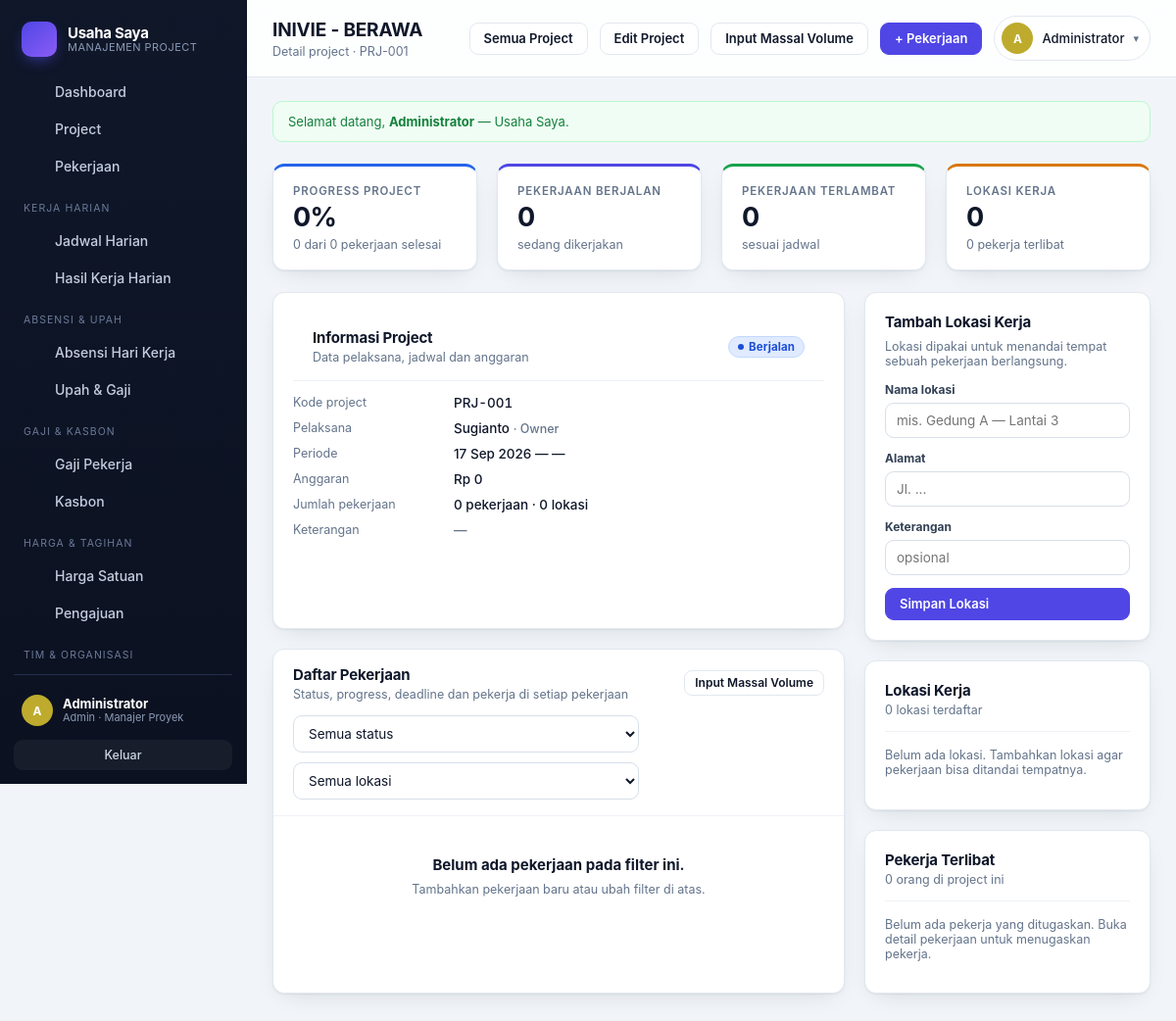
Screenshot of /project_detail.php?id=8 (signed in) with the database file from the repository.
### tables this page shows
CREATE TABLE perusahaan (
    id                INTEGER PRIMARY KEY AUTOINCREMENT,
    nama              TEXT NOT NULL,
    slug              TEXT NOT NULL DEFAULT '',
    logo              TEXT NOT NULL DEFAULT '',
    kontak_nama       TEXT NOT NULL DEFAULT '',
    kontak_telepon    TEXT NOT NULL DEFAULT '',
    masa_aktif_sampai TEXT NOT NULL DEFAULT '',
    maks_user         INTEGER NOT NULL DEFAULT 0,
    aktif             INTEGER NOT NULL DEFAULT 1,
    catatan           TEXT NOT NULL DEFAULT '',
    created_at        TEXT NOT NULL DEFAULT (datetime('now','localtime'))
, tutup_buku_tgl INTEGER NOT NULL DEFAULT 25);

CREATE TABLE users (
    id            INTEGER PRIMARY KEY AUTOINCREMENT,
    username      TEXT NOT NULL UNIQUE,
    password_hash TEXT NOT NULL,
    nama          TEXT NOT NULL,
    role          TEXT NOT NULL DEFAULT 'pekerja',
    jabatan       TEXT NOT NULL DEFAULT '',
    telepon       TEXT NOT NULL DEFAULT '',
    aktif         INTEGER NOT NULL DEFAULT 1,
    created_at    TEXT NOT NULL DEFAULT (datetime('now','localtime'))
, upah_harian REAL NOT NULL DEFAULT 0, skema TEXT NOT NULL DEFAULT 'harian', perusahaan_id INTEGER NOT NULL DEFAULT 0, is_owner INTEGER NOT NULL DEFAULT 0);

CREATE TABLE projects (
    id            INTEGER PRIMARY KEY AUTOINCREMENT,
    kode          TEXT NOT NULL UNIQUE,
    nama          TEXT NOT NULL,
    pelaksana_id  INTEGER REFERENCES users(id) ON DELETE SET NULL,
    mulai         TEXT NOT NULL DEFAULT '',
    target_selesai TEXT NOT NULL DEFAULT '',
    status        TEXT NOT NULL DEFAULT 'berjalan',
    anggaran      REAL NOT NULL DEFAULT 0,
    keterangan    TEXT NOT NULL DEFAULT '',
    created_by    INTEGER,
    created_at    TEXT NOT NULL DEFAULT (datetime('now','localtime'))
, perusahaan_id INTEGER NOT NULL DEFAULT 0);

### project_detail.php (the view, shortened to what the rows shown need)
<?php
require_once __DIR__ . '/inc/auth.php';
require_once __DIR__ . '/inc/queries.php';
require_once __DIR__ . '/inc/layout.php';
$u = require_login();
$id = (int) ($_GET['id'] ?? 0);
$project = get_project_summary($id);
$canManage = can_manage_project($project);
$allPekerjaan = fetch_pekerjaan(['project_id' => $id]);
$lokasi = lokasi_of_project($id);
$st = db()->prepare(
    'SELECT DISTINCT us.id, us.nama, us.jabatan FROM pekerjaan pj
     JOIN pekerjaan_pekerja pp ON pp.pekerjaan_id = pj.id
     JOIN users us ON us.id = pp.user_id
     WHERE pj.project_id = ? ORDER BY us.nama'
);
$st->execute([$id]);
$timPekerja = $st->fetchAll();
$actions = '<a class="btn" href="projects.php">Semua Project</a>';
if ($canManage) {
    $actions .= '<a class="btn" href="project_form.php?id=' . $id . '">Edit Project</a>';
}
if ($canManage || $u['role'] === 'pelaksana') {
    $actions .= '<a class="btn" href="pekerjaan_batch.php?project_id=' . $id . '">Input Massal Volume</a>';
    $actions .= '<a class="btn btn-primary" href="pekerjaan_form.php?project_id=' . $id . '">+ Pekerjaan</a>';
}
render_header($project['nama'], 'Detail project · ' . e($project['kode']), $actions);
?>
<div class="grid grid-side">
  <div class="grid" style="gap:20px">
    <div class="card">
      <div class="card-head">
        <div>
          <h2>Informasi Project</h2>
          <p>Data pelaksana, jadwal dan anggaran</p>
        </div>
        <?= project_status_pill($project['status']) ?>
      </div>
      <dl class="kv">
        <dt>Kode project</dt><dd class="mono"><?= e($project['kode']) ?></dd>
        <dt>Pelaksana</dt>
        <dd><?= $project['pelaksana_nama']
              ? e($project['pelaksana_nama']) . ($project['pelaksana_jabatan'] ? ' <span class="muted small">· ' . e($project['pelaksana_jabatan']) . '</span>' : '')
              : '<span class="muted">belum ditetapkan</span>' ?></dd>
        <dt>Periode</dt><dd><?= e(tgl($project['mulai'])) ?> — <?= e(tgl($project['target_selesai'])) ?></dd>
        <dt>Anggaran</dt><dd><?= e(rupiah($project['anggaran'])) ?></dd>
        <dt>Jumlah pekerjaan</dt><dd><?= count($allPekerjaan) ?> pekerjaan · <?= count($lokasi) ?> lokasi</dd>
        <dt>Keterangan</dt><dd><?= $project['keterangan'] !== '' ? nl2br(e($project['keterangan'])) : '<span class="muted">—</span>' ?></dd>
      </dl>
    </div>
    <div class="card flush">
      <div class="card-head">
        <div>
          <h2>Daftar Pekerjaan</h2>
        </div>
      </div>
    </div>
  </div>
  <div class="grid" style="gap:20px">
    <?php if ($canManage): ?>
      <div class="card">
        <h2 class="card-title">Tambah Lokasi Kerja</h2>
      </div>
    <?php endif; ?>
    <div class="card">
      <div class="card-head" style="padding:0 0 14px;border-bottom:1px solid var(--line-soft);margin-bottom:16px">
        <div><h2>Lokasi Kerja</h2><p><?= count($lokasi) ?> lokasi terdaftar</p></div>
      </div>
    </div>
    <div class="card">
      <div class="card-head" style="padding:0 0 14px;border-bottom:1px solid var(--line-soft);margin-bottom:16px">
        <div><h2>Pekerja Terlibat</h2><p><?= count($timPekerja) ?> orang di project ini</p></div>
      </div>
    </div>
  </div>
</div>
<?php render_footer(); ?>

### inc/layout.php (shortened to what the rows shown need)
<?php
function render_header(string $title, string $subtitle = '', string $actions = ''): void
{
    $u = current_user();
    $merek = brand();
    ?>
<!DOCTYPE html>
<html lang="id">
<head>
<link rel="stylesheet" href="assets/style.css">
</head>
<body>
<div class="shell">
  <aside class="sidebar" id="sidebar">
    <div class="brand">
      <span class="brand-text">
        <strong><?= e($merek['nama']) ?></strong>
        <small>Manajemen Project</small>
      </span>
    </div>
    <div class="side-foot">
      <div class="side-user">
        <?= badge_avatar($u['nama']) ?>
        <div class="side-user-info">
          <strong><?= e($u['nama']) ?></strong>
          <small><?= e(role_label($u['role'])) ?><?= $u['jabatan'] ? ' · ' . e($u['jabatan']) : '' ?></small>
        </div>
      </div>
    </div>
  </aside>
  <main class="main">
    <header class="topbar">
      <div class="topbar-title">
        <h1><?= e($title) ?></h1>
        <?php if ($subtitle !== ''): ?><p><?= $subtitle ?></p><?php endif; ?>
      </div>
      <div class="topbar-actions">
        <details class="user-menu">
          <summary>
            <?= badge_avatar($u['nama']) ?>
            <span class="user-menu-name"><?= e($u['nama']) ?></span>
            <span class="caret">▾</span>
          </summary>
        </details>
      </div>
    </header>
    <div class="content">
<?php
}
function render_footer(): void
{
    ?>
    </div>
  </main>
</div>
</body>
</html>
<?php
}

### inc/util.php (shortened to what the rows shown need)
<?php
function e(?string $v): string
{
    return htmlspecialchars((string) $v, ENT_QUOTES, 'UTF-8');
}
function project_status_pill(string $s): string
{
    return '<span class="pill pill-p' . e($s) . '">' . e(STATUS_PROJECT[$s] ?? $s) . '</span>';
}
function initials(string $nama): string
{
    $parts = preg_split('/\s+/', trim($nama)) ?: [];
    $out = '';
    foreach (array_slice($parts, 0, 2) as $p) {
        if (function_exists('mb_substr')) {
            $out .= mb_strtoupper(mb_substr($p, 0, 1), 'UTF-8');
        } else {
            preg_match('/./u', $p, $m);
            $out .= strtoupper($m[0] ?? '');
        }
    }
    return $out !== '' ? $out : '?';
}
function avatar_hue(string $s): int
{
    return (int) (crc32($s) % 360);
}
function badge_avatar(string $nama, string $size = ''): string
{
    return '<span class="avatar ' . $size . '" style="--h:' . avatar_hue($nama) . '">' . e(initials($nama)) . '</span>';
}

### rows the page displays
perusahaan: nama "Usaha Saya"
users: nama "A A", nama "Administrator", role "Admin", jabatan "Manajer Proyek"
projects: nama "INIVIE - BERAWA", status "Berjalan", kode "PRJ-001", mulai "17 Sep 2026", target_selesai "—", anggaran "Rp 0"

### other values shown
$item['label'] "Dashboard"
$item['label'] "Project"
$item['label'] "Pekerjaan"
$item['sep'] "KERJA HARIAN"
$item['label'] "Jadwal Harian"
$item['label'] "Hasil Kerja Harian"
$item['sep'] "ABSENSI & UPAH"
$item['label'] "Absensi Hari Kerja"
$item['label'] "Upah & Gaji"
$item['sep'] "GAJI & KASBON"
$item['label'] "Gaji Pekerja"
$item['label'] "Kasbon"
$item['sep'] "HARGA & TAGIHAN"
$item['label'] "Harga Satuan"
$item['label'] "Pengajuan"
